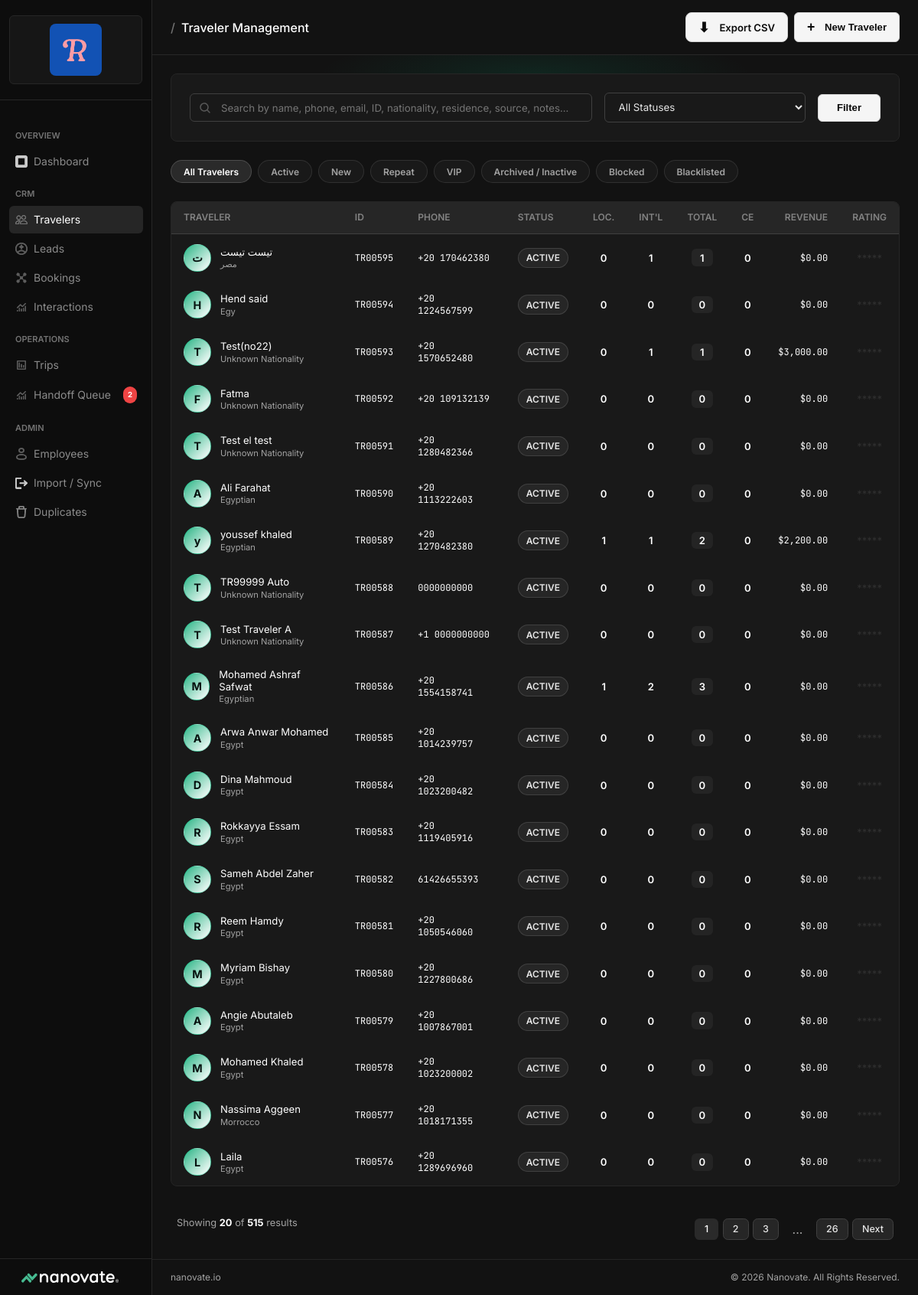
/travelers/, run on an earlier commit of the app's database.
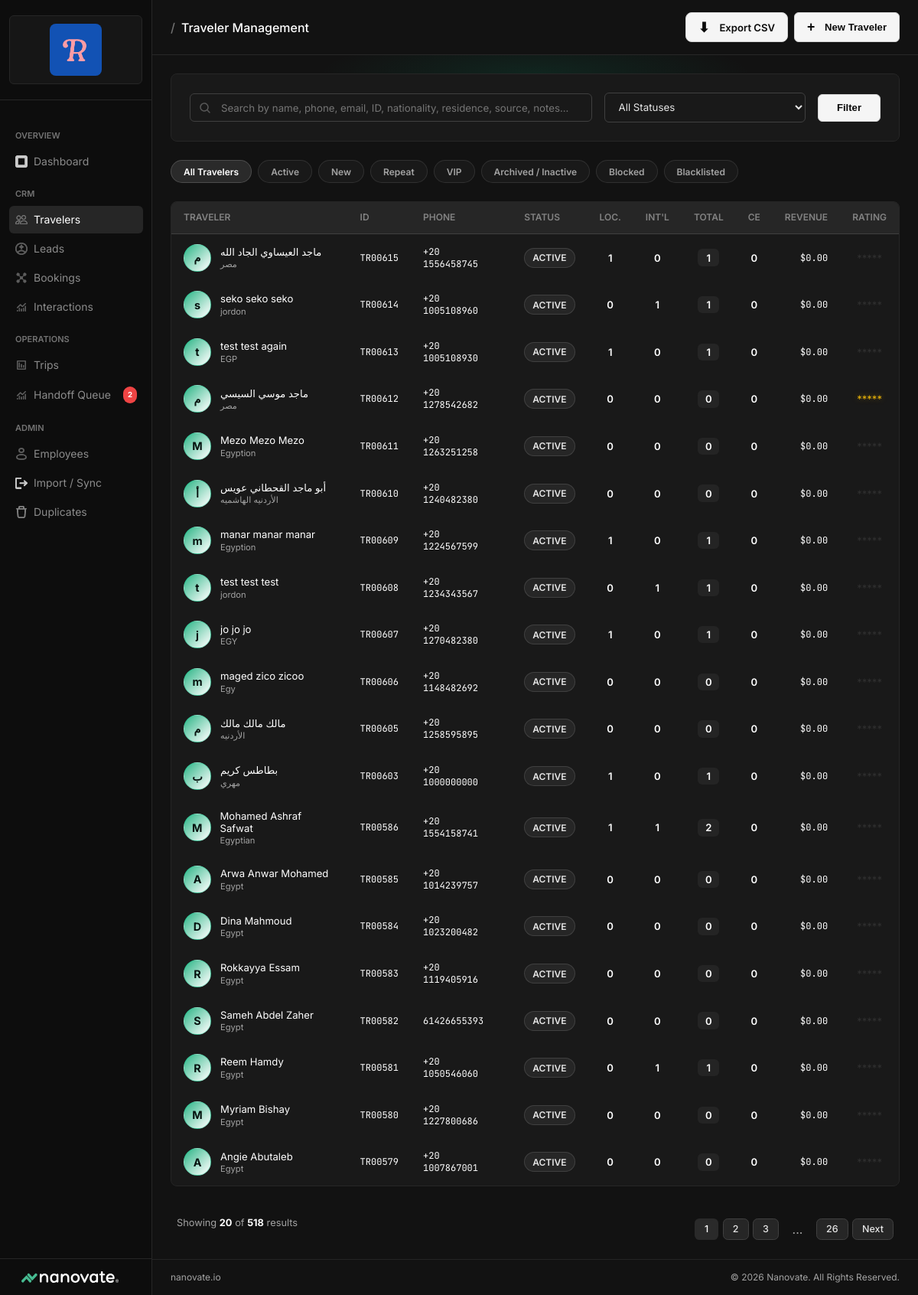
And on a later commit of the database.
### app/models/traveler.py (models this page shows, shortened)
class Traveler(db.Model):
    __tablename__ = 'travelers'
    traveler_id = db.Column(db.String(20), primary_key=True) # TR001 format
    status = db.Column(db.String(50))
    full_name = db.Column(db.String(200), nullable=False)
    first_name = db.Column(db.String(100))
    last_name = db.Column(db.String(100))
    birthday = db.Column(db.Date)
    gender = db.Column(db.String(20))
    nationality = db.Column(db.String(100))
    phone_code = db.Column(db.String(10))
    whatsapp_raw = db.Column(db.String(50))
    email = db.Column(db.String(150))
    community_whatsapp = db.Column(db.String(100))
    residence = db.Column(db.String(150))
    local_trips_count = db.Column(db.Integer, default=0)
    international_trips_count = db.Column(db.Integer, default=0)
    total_trips = db.Column(db.Integer, default=0)
    community_events_count = db.Column(db.Integer, default=0)
    lifetime_revenue = db.Column(db.Float, default=0.0)
    notes = db.Column(db.Text)
    introduce_yourself = db.Column(db.Text)
    emergency_contact = db.Column(db.String(200))
    emergency_phone = db.Column(db.String(50))
    medical_notes = db.Column(db.Text)
    room_preference = db.Column(db.String(100))
    rating = db.Column(db.Float) # 1-5
    integrated_whatsapp = db.Column(db.String(50))
    normalized_whatsapp = db.Column(db.String(50))
    phone_lookup_key = db.Column(db.String(50))
    lead_source = db.Column(db.String(100))
    created_at = db.Column(db.DateTime, default=_utc_now)
    last_contacted_at = db.Column(db.DateTime)
    agent_notes = db.Column(db.Text)
    data_audit = db.Column(db.Text)
    primary_language = db.Column(db.String(20))
    current_flow_key = db.Column(db.String(100))
    current_step = db.Column(db.String(100))
    last_lead_id = db.Column(db.String(50))
    last_booking_id = db.Column(db.String(50))
    passport_name = db.Column(db.String(200))
    passport_number = db.Column(db.String(50))
    passport_expiry = db.Column(db.Date)
    passport_nationality = db.Column(db.String(100))
    passport_attachment_ref = db.Column(db.String(300))
    documents = db.relationship('TravelerDocument', backref='traveler_record', lazy=True, cascade='all, delete-orphan')
    trip_bookings = db.relationship('TripBooking', backref='traveler', lazy=True)
    ce_bookings = db.relationship('CEBooking', backref='traveler', lazy=True)
    leads = db.relationship('Lead', backref='traveler', lazy=True)
    interactions = db.relationship('Interaction', backref='traveler', lazy=True)

### app/routes/travelers.py (the view)
@travelers_bp.route('/')
def index():
    q = request.args.get('q', '').strip()
    status = request.args.get('status', '')
    nationality = request.args.get('nationality', '')
    page = request.args.get('page', 1, type=int)
    per_page = 20
    query = _apply_traveler_filters(Traveler.query, q, status, nationality)
    pagination = query.order_by(Traveler.created_at.desc()).paginate(page=page, per_page=per_page, error_out=False)
    travelers = pagination.items
    statuses = db.session.query(Traveler.status).distinct().all()
    nationalities = db.session.query(Traveler.nationality).distinct().all()
    return render_template('travelers/index.html',
                           travelers=travelers,
                           pagination=pagination,
                           total_count=pagination.total,
                           statuses=[s[0] for s in statuses if s[0]],
                           nationalities=[n[0] for n in nationalities if n[0]],
                           q=q,
                           current_status=status,
                           current_nationality=nationality)

### app/security.py (called while the page is built)
def _configured_token() -> str:
    return str(current_app.config.get("CRM_API_TOKEN") or os.getenv("CRM_API_TOKEN", "")).strip()

def _api_token_authenticated() -> bool:
    configured = _configured_token()
    supplied = request.headers.get("X-CRM-API-Key", "").strip()
    authorization = request.headers.get("Authorization", "")
    if authorization.lower().startswith("bearer "):
        supplied = authorization[7:].strip()
    return bool(configured and supplied and hmac.compare_digest(configured, supplied))

def _role() -> str:
    user = current_user()
    if user:
        return str(user.role or "").strip().lower()
    if _api_token_authenticated():
        return str(request.headers.get("X-CRM-Role") or "agent").strip().lower()
    return ""

def current_user() -> User | None:
    raw_id = session.get("user_id")
    try:
        user_id = int(raw_id)
    except (TypeError, ValueError):
        return None
    user = db.session.get(User, user_id)
    return user if user and user.is_active else None

def current_role() -> str:
    return _role()

### app/templates/travelers/index.html (shortened to what the changed rows need)
{% extends "base.html" %}
{% block content %}
<div style="position: relative; z-index: 1;">
    <div class="status-pills">
        <a href="{{ url_for('travelers.index', q=q) }}" class="status-pill {% if not current_status %}active{% endif %}">
            All Travelers
        </a>
        {% for value, label in [('Active', 'Active'), ('New', 'New'), ('Repeat', 'Repeat'), ('VIP', 'VIP'), ('Archived', 'Archived / Inactive'), ('Blocked', 'Blocked'), ('Blacklisted', 'Blacklisted')] %}
        <a href="{{ url_for('travelers.index', q=q, status=value) }}" class="status-pill {% if current_status == value %}active{% endif %}">
            {{ label }}
        </a>
        {% endfor %}
    </div>
    <div class="glass-card data-table-container">
        <table class="data-table">
            <thead>
                <tr>
                    <th>Traveler</th>
                    <th>ID</th>
                    <th>Phone</th>
                    <th>Status</th>
                    <th style="text-align: center;" title="Local Trips">Loc.</th>
                    <th style="text-align: center;" title="International Trips">Int'l</th>
                    <th style="text-align: center;" title="Total Trips">Total</th>
                    <th style="text-align: center;" title="Community Events">CE</th>
                    <th style="text-align: right;">Revenue</th>
                    <th style="text-align: center;">Rating</th>
                </tr>
            </thead>
            <tbody>
                {% for traveler in travelers %}
                <tr onclick="window.location.href='{{ url_for('travelers.detail', traveler_id=traveler.traveler_id) }}'">
                    <td>
                        <div style="display: flex; align-items: center;">
                            <div class="avatar-circle">
                                {{ traveler.full_name[:1] if traveler.full_name else '?' }}
                            </div>
                            <div>
                                <div class="primary">{{ traveler.full_name }}</div>
                                <div style="font-size: 0.7rem; color: var(--text-muted); margin-top: 0.1rem;">
                                    {{ traveler.nationality or 'Unknown Nationality' }}
                                </div>
                            </div>
                        </div>
                    </td>
                    <td class="mono">{{ traveler.traveler_id }}</td>
                    <td class="mono">
                        {% if traveler.phone_code and traveler.whatsapp_raw %}
                            +{{ traveler.phone_code }} {{ traveler.whatsapp_raw }}
                        {% elif traveler.normalized_whatsapp %}
                            {{ traveler.normalized_whatsapp }}
                        {% elif traveler.whatsapp_raw %}
                            {{ traveler.whatsapp_raw }}
                        {% else %}
                            -
                        {% endif %}
                    </td>
                    <td>
                        <span class="badge
                            {% if traveler.status == 'VIP' %}badge-purple
                            {% elif traveler.status == 'Repeat' %}badge-green
                            {% elif traveler.status in ['Inactive', 'Archived', 'Blocked', 'Blacklisted'] %}badge-red
                            {% else %}badge-blue{% endif %}">
                            {{ traveler.status }}
                        </span>
                    </td>
                    <td style="text-align: center;">
                        <span class="table-value-plain">{{ traveler.local_trips_count or 0 }}</span>
                    </td>
                    <td style="text-align: center;">
                        <span class="table-value-plain">{{ traveler.international_trips_count or 0 }}</span>
                    </td>
                    <td style="text-align: center;">
                        <span class="table-value-plain table-value-chip">
                            {{ traveler.total_trips or 0 }}
                        </span>
                    </td>
                    <td style="text-align: center;">
                        <span class="table-value-plain">{{ traveler.community_events_count or 0 }}</span>
                    </td>
                    <td style="text-align: right;" class="mono">${{ "{:,.2f}".format(traveler.lifetime_revenue or 0) }}</td>
                    <td style="text-align: center;">
                        <div class="stat-stars">
                            {% if traveler.rating %}
                                {{ "*" * traveler.rating|int }}
                            {% else %}
                                <span class="empty-stars">*****</span>
                            {% endif %}
                        </div>
                    </td>
                </tr>
                {% endfor %}
            </tbody>
        </table>
    </div>
    <div style="display: flex; justify-content: space-between; align-items: center; margin-top: 1.5rem; padding: 0 0.5rem;">
        <div style="font-size: 0.8rem; color: var(--text-muted);">
            Showing <strong style="color: var(--text-main);">{{ travelers|length }}</strong> of <strong style="color: var(--text-main);">{{ total_count }}</strong> results
        </div>
        <div class="pagination">
            {% for page_num in pagination.iter_pages(left_edge=1, right_edge=1, left_current=2, right_current=2) %}
                {% if page_num %}
                    <a href="{{ url_for('travelers.index', page=page_num, q=q, status=current_status) }}" class="page-btn {% if page_num == pagination.page %}active{% endif %}">
                        {{ page_num }}
                    </a>
                {% else %}
                    <span style="padding: 0.35rem 0.75rem; color: var(--text-muted);">...</span>
                {% endif %}
            {% endfor %}
            {% if pagination.has_next %}
            <a href="{{ url_for('travelers.index', page=pagination.next_num, q=q, status=current_status) }}" class="page-btn">Next</a>
            {% endif %}
        </div>
    </div>
</div>
{% endblock %}

What changed in the data, as far as the page shows it:
removed Traveler: full_name "ت", full_name "تيست تيست", nationality "مصر", traveler_id "TR00595", phone_code "20", whatsapp_raw "170462380", status "ACTIVE", local_trips_count "0", international_trips_count "1", total_trips "1", community_events_count "0", lifetime_revenue "0.00"
removed Traveler: full_name "H", full_name "Hend said", nationality "Egy", traveler_id "TR00594", phone_code "20", whatsapp_raw "1224567599", status "ACTIVE", local_trips_count "0", international_trips_count "0", total_trips "0", community_events_count "0", lifetime_revenue "0.00"
removed Traveler: full_name "T", full_name "Test(no22)", nationality "Unknown Nationality", traveler_id "TR00593", phone_code "20", whatsapp_raw "1570652480", status "ACTIVE", local_trips_count "0", international_trips_count "1", total_trips "1", community_events_count "0", lifetime_revenue "3,000.00"
removed Traveler: full_name "F", full_name "Fatma", nationality "Unknown Nationality", traveler_id "TR00592", phone_code "20", whatsapp_raw "109132139", status "ACTIVE", local_trips_count "0", international_trips_count "0", total_trips "0", community_events_count "0", lifetime_revenue "0.00"
removed Traveler: full_name "T", full_name "Test el test", nationality "Unknown Nationality", traveler_id "TR00591", phone_code "20", whatsapp_raw "1280482366", status "ACTIVE", local_trips_count "0", international_trips_count "0", total_trips "0", community_events_count "0", lifetime_revenue "0.00"
removed Traveler: full_name "A", full_name "Ali Farahat", nationality "Egyptian", traveler_id "TR00590", phone_code "20", whatsapp_raw "1113222603", status "ACTIVE", local_trips_count "0", international_trips_count "0", total_trips "0", community_events_count "0", lifetime_revenue "0.00"
removed Traveler: full_name "y", full_name "youssef khaled", nationality "Egyptian", traveler_id "TR00589", phone_code "20", whatsapp_raw "1270482380", status "ACTIVE", local_trips_count "1", international_trips_count "1", total_trips "2", community_events_count "0", lifetime_revenue "2,200.00"
removed Traveler: full_name "T", full_name "TR99999 Auto", nationality "Unknown Nationality", traveler_id "TR00588", whatsapp_raw "0000000000", status "ACTIVE", local_trips_count "0", international_trips_count "0", total_trips "0", community_events_count "0", lifetime_revenue "0.00"
removed Traveler: full_name "T", full_name "Test Traveler A", nationality "Unknown Nationality", traveler_id "TR00587", phone_code "1", whatsapp_raw "0000000000", status "ACTIVE", local_trips_count "0", international_trips_count "0", total_trips "0", community_events_count "0", lifetime_revenue "0.00"
no longer on this page (row unchanged): Traveler: full_name "M", full_name "Mohamed Khaled", nationality "Egypt", traveler_id "TR00578", phone_code "20", whatsapp_raw "1023200002", status "ACTIVE", local_trips_count "0", international_trips_count "0", total_trips "0", community_events_count "0", lifetime_revenue "0.00"
no longer on this page (row unchanged): Traveler: full_name "N", full_name "Nassima Aggeen", nationality "Morrocco", traveler_id "TR00577", phone_code "20", whatsapp_raw "1018171355", status "ACTIVE", local_trips_count "0", international_trips_count "0", total_trips "0", community_events_count "0", lifetime_revenue "0.00"
no longer on this page (row unchanged): Traveler: full_name "L", full_name "Laila", nationality "Egypt", traveler_id "TR00576", phone_code "20", whatsapp_raw "1289696960", status "ACTIVE", local_trips_count "0", international_trips_count "0", total_trips "0", community_events_count "0", lifetime_revenue "0.00"
added Traveler: full_name "م", full_name "ماجد العيساوي الجاد الله", nationality "مصر", traveler_id "TR00615", phone_code "20", whatsapp_raw "1556458745", status "ACTIVE", local_trips_count "1", international_trips_count "0", total_trips "1", community_events_count "0", lifetime_revenue "0.00"
added Traveler: full_name "s", full_name "seko seko seko", nationality "jordon", traveler_id "TR00614", phone_code "20", whatsapp_raw "1005108960", status "ACTIVE", local_trips_count "0", international_trips_count "1", total_trips "1", community_events_count "0", lifetime_revenue "0.00"
added Traveler: full_name "t", full_name "test test again", nationality "EGP", traveler_id "TR00613", phone_code "20", whatsapp_raw "1005108930", status "ACTIVE", local_trips_count "1", international_trips_count "0", total_trips "1", community_events_count "0", lifetime_revenue "0.00"
added Traveler: full_name "م", full_name "ماجد موسي السيسي", nationality "مصر", traveler_id "TR00612", phone_code "20", whatsapp_raw "1278542682", status "ACTIVE", local_trips_count "0", international_trips_count "0", total_trips "0", community_events_count "0", lifetime_revenue "0.00", rating "*****"
added Traveler: full_name "M", full_name "Mezo Mezo Mezo", nationality "Egyption", traveler_id "TR00611", phone_code "20", whatsapp_raw "1263251258", status "ACTIVE", local_trips_count "0", international_trips_count "0", total_trips "0", community_events_count "0", lifetime_revenue "0.00"
added Traveler: full_name "أ", full_name "أبو ماجد القحطاني عويس", nationality "الأردنيه الهاشميه", traveler_id "TR00610", phone_code "20", whatsapp_raw "1240482380", status "ACTIVE", local_trips_count "0", international_trips_count "0", total_trips "0", community_events_count "0", lifetime_revenue "0.00"
added Traveler: full_name "m", full_name "manar manar manar", nationality "Egyption", traveler_id "TR00609", phone_code "20", whatsapp_raw "1224567599", status "ACTIVE", local_trips_count "1", international_trips_count "0", total_trips "1", community_events_count "0", lifetime_revenue "0.00"
added Traveler: full_name "t", full_name "test test test", nationality "jordon", traveler_id "TR00608", phone_code "20", whatsapp_raw "1234343567", status "ACTIVE", local_trips_count "0", international_trips_count "1", total_trips "1", community_events_count "0", lifetime_revenue "0.00"
added Traveler: full_name "j", full_name "jo jo jo", nationality "EGY", traveler_id "TR00607", phone_code "20", whatsapp_raw "1270482380", status "ACTIVE", local_trips_count "1", international_trips_count "0", total_trips "1", community_events_count "0", lifetime_revenue "0.00"
added Traveler: full_name "m", full_name "maged zico zicoo", nationality "Egy", traveler_id "TR00606", phone_code "20", whatsapp_raw "1148482692", status "ACTIVE", local_trips_count "0", international_trips_count "0", total_trips "0", community_events_count "0", lifetime_revenue "0.00"
added Traveler: full_name "م", full_name "مالك مالك مالك", nationality "الأردنيه", traveler_id "TR00605", phone_code "20", whatsapp_raw "1258595895", status "ACTIVE", local_trips_count "0", international_trips_count "0", total_trips "0", community_events_count "0", lifetime_revenue "0.00"
added Traveler: full_name "ب", full_name "بطاطس كريم", nationality "مهري", traveler_id "TR00603", phone_code "20", whatsapp_raw "1000000000", status "ACTIVE", local_trips_count "1", international_trips_count "0", total_trips "1", community_events_count "0", lifetime_revenue "0.00"
changed Traveler "Mohamed Ashraf Safwat": international_trips_count "2" → "1"; total_trips "3" → "2"
changed Traveler "Reem Hamdy": international_trips_count "0" → "1"; total_trips "0" → "1"
Also different on the page:
{{ total_count }}: "515" → "518"
